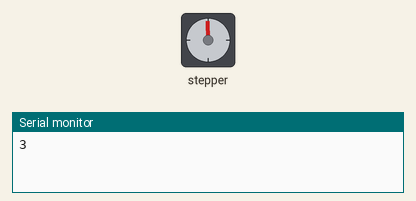
Bench run of a sketch on a simulated ESP8266 (NodeMCU). On the bench: stepper motor, the last lines printed to the serial monitor. Wiring (inferred from the names in the program): stepper motor driver (200 steps per turn assumed): step D8; direction D7.

Above: at 0.15 s.
At 1.0 s:
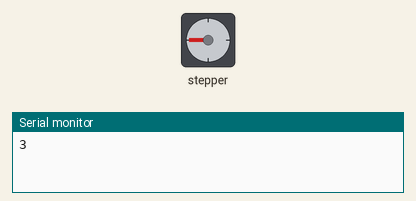
At 3.0 s:
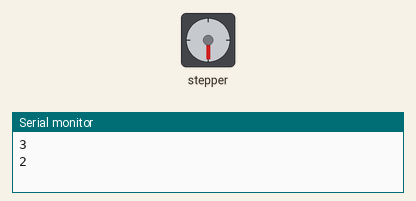
At 7.0 s:
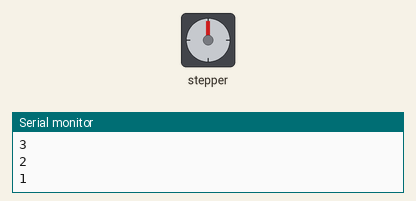
Timing chart, 0 to 8.5 s (numbered marks = the images above):
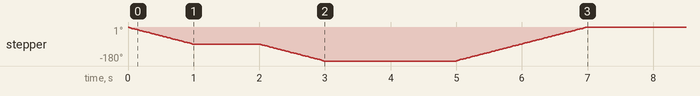

Measured:
- by itself, stepper: turns 90° counter-clockwise in 0.98 s, then 90° counter-clockwise in 0.98 s, then 180° clockwise in 2.0 s

The sketch:

nema17_adv1.ino
```cpp
// Notes:
//1. delay(20) works smoothly with 0.18+ voltage
//1. delay(10) works smoothly with 0.22+ voltage (currently exact 0.23)
//1. delay(7) works smoothly with 0.32+ voltage  (currently exact 0.34)
//1. delay(5) works smoothly with 0.20+ voltage (strangely!!)//
//1. delay(2) works smoothly with 0.41+ voltage (currently exact 0.42)
//1. delay(1) works smoothly with 0.18+ voltage (strangely @ 0.18)

// defines pins numbers
const int stepPin = D8;
const int dirPin = D7;

int positions[] = {0, 45, 90, 135, 180};
String modes[] = {"OFF", "ON-OFF", "ON", "ON-SIM", "SIM"};

long previousMillis = 0;        //
String prev, next;
boolean start = true;

void setup() {

    // Sets the two pins as Outputs
    Serial.begin(9600);
    pinMode(stepPin, OUTPUT);
    pinMode(dirPin, OUTPUT);
}

void compareAndRotate(int prevIndex, String next){
    int dir;
    for(int i = 0; i < 5; i++){
        if(modes[i].equalsIgnoreCase(next)){
//            dir = i > prevIndex? 1 : -1;
            dir = i > prevIndex? -1 : 1;
            rotate(abs(i-prevIndex)*45, dir);
            break;
        }
    }
}
int setDirAndRotate(String prev, String next){

    if(prev.equalsIgnoreCase("OFF")){
        compareAndRotate(0, next);
    } else if(prev.equalsIgnoreCase("ON-OFF")){
        compareAndRotate(1, next);
    } else if(prev.equalsIgnoreCase("ON")){
        compareAndRotate(2, next);
    } else if(prev.equalsIgnoreCase("ON-SIM")){
        compareAndRotate(3, next);
    } else if(prev.equalsIgnoreCase("SIM")){
        compareAndRotate(4, next);
    }
}

void rotate(int deg, int dir){

    int pulses = (5 * deg)/9;
    if(pulses == 0){
        return;
    }
    if(dir == 1){
        digitalWrite(dirPin, HIGH);
    } else if(dir == -1){
        digitalWrite(dirPin, LOW);
    }

    for(int x = 0; x < pulses; x++) {

        digitalWrite(stepPin,HIGH);
        delay(10);
        digitalWrite(stepPin,LOW);
        delay(10);
  }

}


void loop() {

    unsigned long currentMillis = millis();
    unsigned long diff = currentMillis - previousMillis;


    if(start == true){

        Serial.println(3);
        prev = "OFF";
        next = "ON";
        setDirAndRotate(prev, next);
        start = false;
        prev = "ON";

        previousMillis = millis();

    } else if(diff > 2000 && prev.equalsIgnoreCase("SIM")){

        Serial.println(1);
        next = "OFF";
        setDirAndRotate(prev, next);
        prev = "OFF";

        previousMillis = millis();

    } else if(diff > 1000 && prev.equalsIgnoreCase("ON")){

        Serial.println(2);
        next = "SIM";
        setDirAndRotate(prev, next);
        prev = "SIM";

        previousMillis = millis();
    }


}
```
